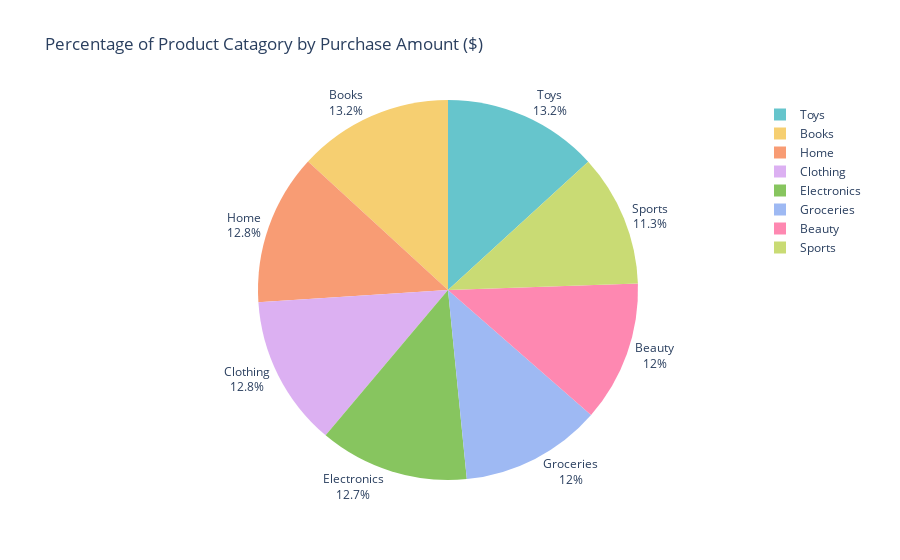

Notebook code cell kept with this figure:
### Code cell
fig = px.pie(
    data_frame= q1_df,
    values="Percentage",
    names="Product Category",
    color="Product Category",
    title="Percentage of Product Catagory by Purchase Amount ($)",
    color_discrete_sequence=px.colors.qualitative.Pastel
)

fig.update_traces(
    textposition='outside',
    textinfo='percent+label'
)
fig.show()

### Figure 1 — Plotly figure (JSON) as saved in the notebook; plotly's stock layout.template omitted (floating-point values rounded to 4 significant figures)
{"data": [{"customdata": [["Toys"], ["Books"], ["Home"], ["Clothing"], ["Electronics"], ["Groceries"], ["Beauty"], ["Sports"]], "domain": {"x": [0, 1], "y": [0, 1]}, "hovertemplate": "Product Category=%{customdata[0]}<br>Percentage=%{value}<extra></extra>", "labels": ["Toys", "Books", "Home", "Clothing", "Electronics", "Groceries", "Beauty", "Sports"], "legendgroup": "", "marker": {"colors": ["rgb(102, 197, 204)", "rgb(246, 207, 113)", "rgb(248, 156, 116)", "rgb(220, 176, 242)", "rgb(135, 197, 95)", "rgb(158, 185, 243)", "rgb(254, 136, 177)", "rgb(201, 219, 116)"]}, "name": "", "showlegend": true, "textinfo": "percent+label", "textposition": "outside", "type": "pie", "values": [13.21, 13.18, 12.84, 12.84, 12.72, 11.99, 11.97, 11.25]}], "layout": {"autosize": true, "legend": {"tracegroupgap": 0}, "piecolorway": ["rgb(102, 197, 204)", "rgb(246, 207, 113)", "rgb(248, 156, 116)", "rgb(220, 176, 242)", "rgb(135, 197, 95)", "rgb(158, 185, 243)", "rgb(254, 136, 177)", "rgb(201, 219, 116)", "rgb(139, 224, 164)", "rgb(180, 151, 231)", "rgb(179, 179, 179)"], "title": {"text": "Percentage of Product Catagory by Purchase Amount ($)"}}}
